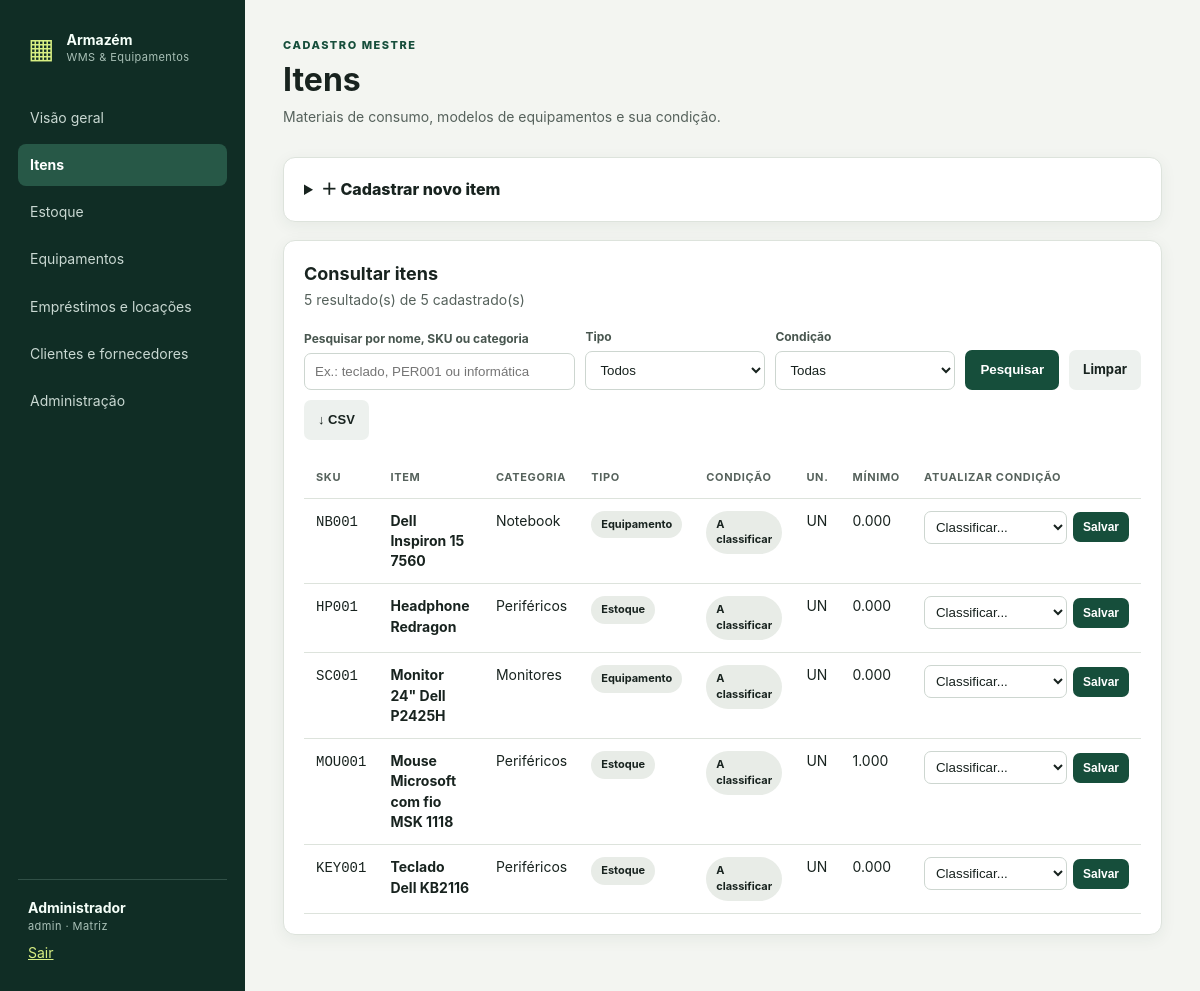
Page /items (signed in) on the earlier database version.
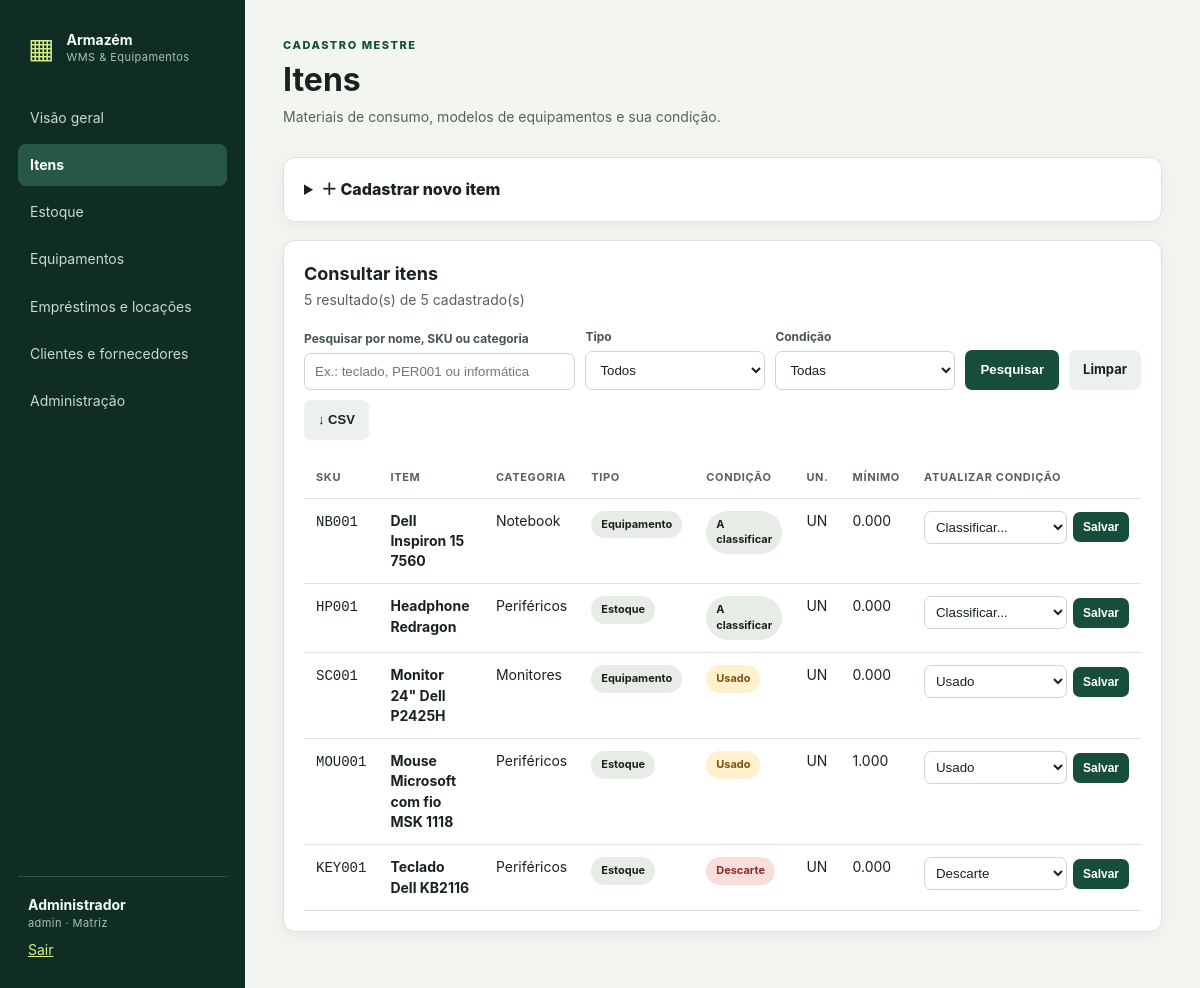
Same page on the later database version.
### models.py (models this page shows)
class Item(db.Model):
    __tablename__ = "items"
    id = db.Column(db.Integer, primary_key=True)
    sku = db.Column(db.String(50), unique=True, nullable=False)
    name = db.Column(db.String(160), nullable=False)
    category = db.Column(db.String(80))
    condition = db.Column(db.String(20), default="UNSPECIFIED", nullable=False)
    item_type = db.Column(db.String(20), nullable=False)  # STOCK/EQUIPMENT
    unit = db.Column(db.String(10), default="UN", nullable=False)
    minimum_stock = db.Column(db.Numeric(14, 3), default=0, nullable=False)
    active = db.Column(db.Boolean, default=True, nullable=False)

### app.py (the view, shortened to what this page needs)
    @app.route("/items", methods=["GET", "POST"])
    @login_required
    def items():
        all_items = Item.query.order_by(Item.name).all()
        categories = sorted({i.category.strip() for i in all_items if i.category and i.category.strip()}, key=str.casefold)
        search = request.args.get("q", "").strip()[:120]
        kind = request.args.get("type", "")
        condition = request.args.get("condition", "")
        query = Item.query
        if search:
            phrase = f"%{search}%"
            query = query.filter(or_(Item.sku.ilike(phrase), Item.name.ilike(phrase), Item.category.ilike(phrase)))
        if kind in ("STOCK", "EQUIPMENT"):
            query = query.filter_by(item_type=kind)
        if condition in ITEM_CONDITIONS or condition == "UNSPECIFIED":
            query = query.filter_by(condition=condition)
        listed = query.order_by(Item.name).all()
        if request.args.get("export") == "csv":
            return csv_response("itens_wms.csv", ["SKU", "Nome", "Categoria", "Tipo", "Condição", "Unidade", "Mínimo"],
                                [(i.sku, i.name, i.category or "", i.item_type, CONDITION_LABELS.get(i.condition, "A classificar"), i.unit, i.minimum_stock) for i in listed])
        return render_template("items.html", items=listed, categories=categories, search=search,
                               selected_type=kind, selected_condition=condition, total=len(all_items))

### models.py (called while the page is built)
    def can(self, *roles): return self.role in roles

### templates/items.html (shortened to what this page needs)
{% extends 'base.html' %}
{% block content %}
<header><div><small>CADASTRO MESTRE</small><h1>Itens</h1><p>Materiais de consumo, modelos de equipamentos e sua condição.</p></div></header>
{% if current_user.can('admin','manager','operator') %}
<details class="panel form-panel">
  <summary>＋ Cadastrar novo item</summary>
</details>
{% endif %}
<section class="panel search-panel">
  <div class="search-heading"><div><h2>Consultar itens</h2><p>{{ items|length }} resultado(s) de {{ total }} cadastrado(s)</p></div></div>
  <form method="get" class="filter-bar" role="search">
    <label class="filter-search">Pesquisar por nome, SKU ou categoria<input type="search" name="q" value="{{ search }}" placeholder="Ex.: teclado, PER001 ou informática" autocomplete="off"></label>
    <label>Tipo<select name="type"><option value="">Todos</option></select></label>
    <label>Condição<select name="condition"><option value="">Todas</option></select></label>
    <button type="submit">Pesquisar</button>
    <a class="btn-soft" href="{{ url_for('items') }}">Limpar</a>
    <button class="btn-soft" type="submit" name="export" value="csv">↓ CSV</button>
  </form>
  <div class="table-scroll" role="region" tabindex="0" aria-label="Itens cadastrados">
    <table><thead><tr><th>SKU</th><th>Item</th><th>Categoria</th><th>Tipo</th><th>Condição</th><th>Un.</th><th>Mínimo</th><th>Atualizar condição</th></tr></thead>
      <tbody>{% for i in items %}<tr>
        <td><code>{{ i.sku }}</code></td><td><b>{{ i.name }}</b></td><td>{{ i.category or '-' }}</td>
        <td><span class="badge">{{ 'Estoque' if i.item_type=='STOCK' else 'Equipamento' }}</span></td>
        <td><span class="badge {{ 'green' if i.condition=='NEW' else 'amber' if i.condition=='USED' else 'red' if i.condition=='DISPOSAL' else '' }}">{{ condition_labels.get(i.condition, 'A classificar') }}</span></td>
        <td>{{ i.unit }}</td><td>{{ i.minimum_stock }}</td>
        <td>{% if current_user.can('admin','manager','operator') %}<form class="inline-condition" method="post" action="{{ url_for('item_condition', item_id=i.id) }}">
          <select name="condition" required aria-label="Alterar condição de {{ i.name }}">{% if i.condition not in ['NEW','USED','DISPOSAL'] %}<option value="" disabled selected>Classificar...</option>{% endif %}<option value="NEW" {% if i.condition=='NEW' %}selected{% endif %}>Novo</option><option value="USED" {% if i.condition=='USED' %}selected{% endif %}>Usado</option><option value="DISPOSAL" {% if i.condition=='DISPOSAL' %}selected{% endif %}>Descarte</option></select>
          <button type="submit" class="btn-sm" aria-label="Salvar condição de {{ i.name }}">Salvar</button></form>{% else %}Somente leitura{% endif %}</td>
      </tr>{% else %}<tr><td colspan="8" class="empty">Nenhum item encontrado para estes filtros.</td></tr>{% endfor %}</tbody>
    </table>
  </div>
</section>
{% endblock %}

Differences in the rows shown:
changed Item "SC001": get "A classificar" → "Usado"; condition "Classificar..." → "Usado"
changed Item "MOU001": get "A classificar" → "Usado"; condition "Classificar..." → "Usado"
changed Item "KEY001": get "A classificar" → "Descarte"; condition "Classificar..." → "Descarte"
